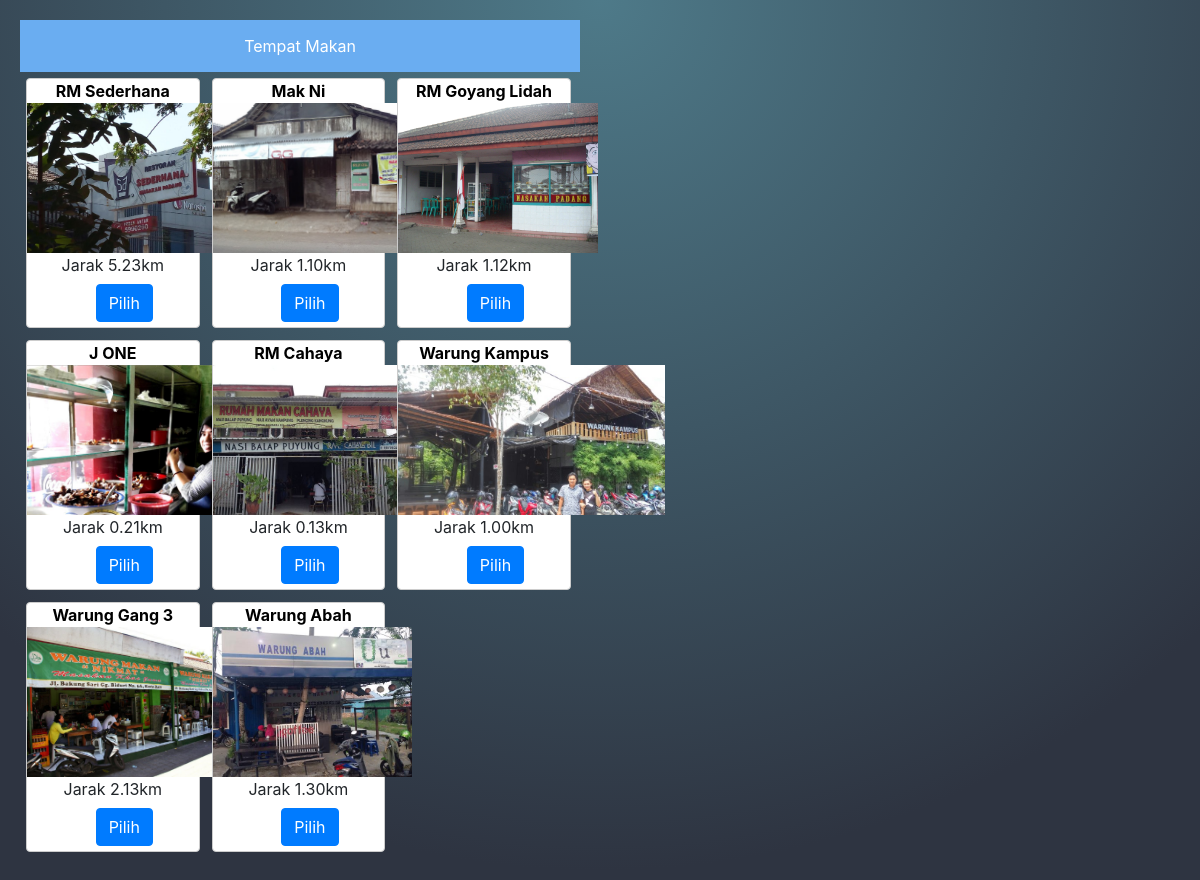
Page /rumahmakan.php on the committed database.
### tables this page shows
CREATE TABLE `tbl_rumahmakan` (
  `id_rumahmakan` int(11) NOT NULL AUTO_INCREMENT,
  `nama_rumahmakan` varchar(45) DEFAULT NULL,
  `jarak_rumahmakan` decimal(10,2) DEFAULT NULL,
  `img_rumahmakan` varchar(45) DEFAULT NULL,
  PRIMARY KEY (`id_rumahmakan`)
);

### _con.php (called while the page is built, shortened)
<?php
class DBController {
	private $host = "localhost";
	private $user = "khawari";
	private $password = "khawari";
	private $database = "cafein";
	private $conn;
	function __construct() {
		$this->conn = $this->connectDB();
	}
	function connectDB() {
		$conn = mysqli_connect($this->host,$this->user,$this->password,$this->database);
		return $conn;
	}
	function runQuery($query) {
		$result = mysqli_query($this->conn,$query);
		while($row=mysqli_fetch_assoc($result)) {
			$resultset[] = $row;
		}
		if(!empty($resultset))
			return $resultset;
	}
}
?>

### rumahmakan.php (the view, shortened to what this page needs)
<?php
include("_con.php");
$db_handle = new DBController();
?>
<html>
<head>
    <link rel="stylesheet" type="text/css" href="css/login.css">
    <link rel="stylesheet" type="text/css" href="css/pesan.css">
    <link href="https://code.ionicframework.com/ionicons/1.4.1/css/ionicons.min.css" rel="stylesheet" type="text/css"/>
    <link rel="stylesheet" href="https://stackpath.bootstrapcdn.com/bootstrap/4.3.1/css/bootstrap.min.css">
    <link href="css/theme.css" media="all" rel="stylesheet" type="text/css" />
</head>
<body>
    <div style="width: 100%;">
        <div id="product-grid" style="width: 50%; float: left; padding: 20px;">
            <ul class="menu"><li class="allmenu"><a href="">Tempat Makan</a></li></ul>
            <?php
                if (isset($_GET['view'])) {
                }
                else {
                    $product_array = $db_handle->runQuery("SELECT * FROM tbl_rumahmakan ORDER BY id_rumahmakan ASC");
                }
                if (!empty($product_array)) {
                foreach($product_array as $key=>$value){
            ?>
            <div class="product-item" style="position: relative; height: 250px">
               <form method="post" action="pesan.php?action=add&product_id=<?php echo $product_array[$key]["product_id"]; ?>">
                <div><strong style="color: black"><?php echo $product_array[$key]["nama_rumahmakan"]; ?></strong></div>
                <div><img src="/img/tempat/<?php echo $product_array[$key]["img_rumahmakan"]; ?>" style="height: 150px; width: auto" alt=""></div>
                <div class="jarak"><?php echo "Jarak ".$product_array[$key]["jarak_rumahmakan"];?>km</div>
                <div style="bottom: 5px; margin-left: 40%; position: absolute; ">
                    <button class="btn btn-primary">Pilih</button>
                </div>
                </form>
            </div>
            <?php
                }
            }
            ?>
        </div>
    </div>
    </body>
</html>

### css/login.css (style rules this page uses)
html, body { min-height: 100%; font-family: Oxygen; font-weight: 300; font-size: 1em; color: #fff; }
body { background: #2e3441; background-image: -webkit-radial-gradient(top, circle cover, #4e7a89, #2e3441 80%); background-image: -moz-radial-gradient(top, circle cover, #4e7a89, #2e3441 80%); background-image: -o-radial-gradient(top, circle cover, #4e7a89, #2e3441 80%); background-image: radial-gradient(top, circle cover, #4e7a89, #2e3441 80%); -webkit-font-smoothing: antialiased; -moz-osx-font-smoothing: grayscale; }

### css/pesan.css (style rules this page uses)
body { font-family:calibri; }
#product-grid { margin-bottom:30px; }
.product-item { width: 31%; height: 100px; float:left; background: #ffffff;margin: 6px; border:#CCC 1px solid;border-radius:4px; }
.product-item div { text-align:center; }
ul.menu { list-style-type: none; margin: 0; padding: 0; overflow: hidden; color: #FFF; background: #6aadf1; }
li.allmenu { width: 100%; background: #6aadf1; }
li { float: left; }
li a { display: block; color: white; text-align: center; padding: 14px 16px; text-decoration: none; }

### rows in the picture
tbl_rumahmakan: nama_rumahmakan "RM Sederhana", img_rumahmakan (picture), jarak_rumahmakan "5.23"
tbl_rumahmakan: nama_rumahmakan "Mak Ni", img_rumahmakan (picture), jarak_rumahmakan "1.10"
tbl_rumahmakan: nama_rumahmakan "RM Goyang Lidah", img_rumahmakan (picture), jarak_rumahmakan "1.12"
tbl_rumahmakan: nama_rumahmakan "J ONE", img_rumahmakan (picture), jarak_rumahmakan "0.21"
tbl_rumahmakan: nama_rumahmakan "RM Cahaya", img_rumahmakan (picture), jarak_rumahmakan "0.13"
tbl_rumahmakan: nama_rumahmakan "Warung Kampus", img_rumahmakan (picture), jarak_rumahmakan "1.00"
tbl_rumahmakan: nama_rumahmakan "Warung Gang 3", img_rumahmakan (picture), jarak_rumahmakan "2.13"
tbl_rumahmakan: nama_rumahmakan "Warung Abah", img_rumahmakan (picture), jarak_rumahmakan "1.30"
